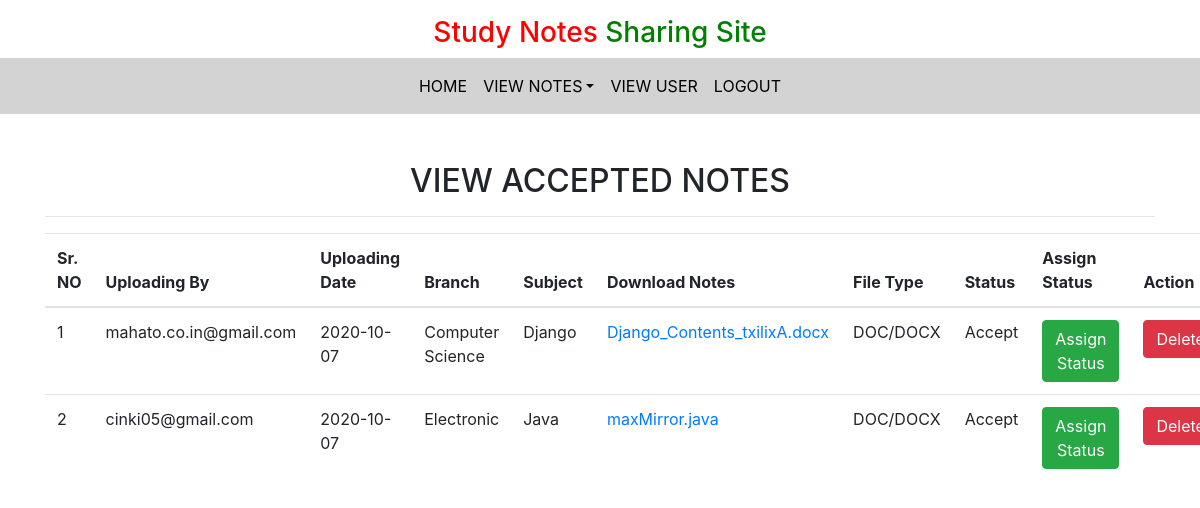
Screenshot of /accepted_notes/ (signed in) with the database file from the repository.
### notes/models.py (models this page shows, shortened)
class Notes(models.Model):
    user = models.ForeignKey(User,on_delete=models.CASCADE)
    uploadingdate = models.CharField(max_length=30)
    branch = models.CharField(max_length=30)
    subject = models.CharField(max_length=30)
    notesfile = models.FileField(null=True)
    filetype = models.CharField(max_length=30)
    description = models.CharField(max_length=200, null=True)
    status = models.CharField(max_length=15)

### notes/views.py (the view)
# urls.py: path('accepted_notes/', views.accepted_notes, name='accepted_notes'),
def accepted_notes(request):
    if not request.user.is_authenticated:
        return redirect('login_admin')
    notes = Notes.objects.filter(status="Accept")
    d ={'notes':notes}
    return render(request, 'accepted_notes.html', d)

### notes/templates/accepted_notes.html
{% extends 'admin_nav.html' %}
{% load static %}
{% block body %}
<div class="container mt-5">
    <h2 class="text-center">VIEW ACCEPTED NOTES</h2>
    <hr>
    <table class="table table=bordered" id="myTable">
        <thead>
            <tr>
                <th>Sr. NO</th>
                <th>Uploading By</th>
                <th>Uploading Date</th>
                <th>Branch</th>
                <th>Subject</th>
                <th>Download Notes</th>
                <th>File Type</th>
                <th>Status</th>
                <th>Assign Status</th>
                <th>Action</th>
            </tr>
            {% for i in notes %}
            <tr>
                    <td>{{forloop.counter}}</td>
                    <td>{{i.user.username}}</td>
                    <td>{{i.uploadingdate}}</td>
                    <td>{{i.branch}}</td>
                    <td>{{i.subject}}</td>
                    <td><a href="{{i.notesfile.url}}" download>{{i.notesfile}}</a></td>
                    <td>{{i.filetype}}</td>
                    <td>{{i.status}}</td>
                    <td><a href="{% url 'assign_status' i.id %}" class="btn btn-success">Assign Status</a></td>
                    <td><a href="{% url 'delete_mynotes' i.id %}" class="btn btn-danger" onclick="return confirm('Are you Want to Delete')">Delete</a></td>
            </tr>
            {% endfor %}
        </thead>
    </table>
</div>
{% endblock %}

### rows the page displays
Notes: user.username "mahato.co.in@gmail.com", uploadingdate "2020-10-07", branch "Computer Science", subject "Django", notesfile "Django_Contents_txilixA.docx", filetype "DOC/DOCX", status "Accept"
Notes: user.username "cinki05@gmail.com", uploadingdate "2020-10-07", branch "Electronic", subject "Java", notesfile "maxMirror.java", filetype "DOC/DOCX", status "Accept"
